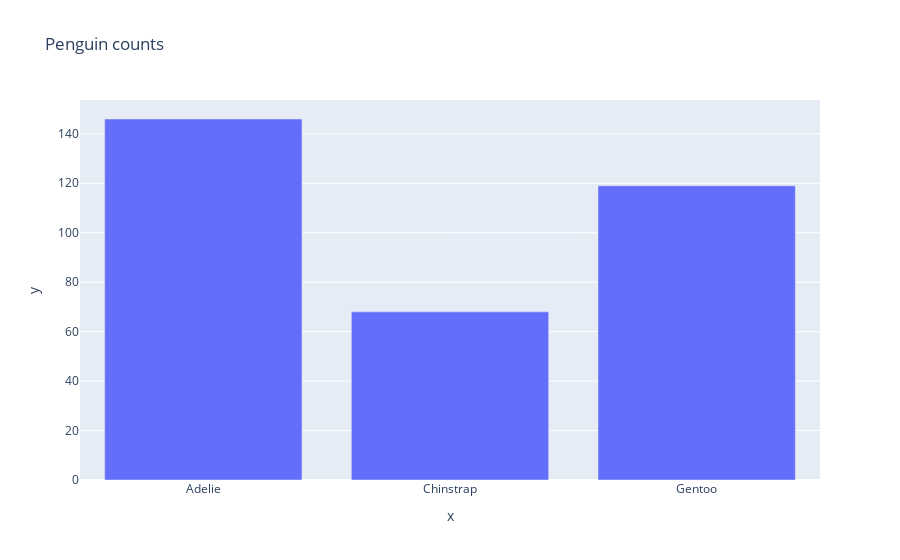

Notebook code cell kept with this figure:
### Code cell
fpx.show()

### Figure 1 — Plotly figure (JSON) as saved in the notebook; plotly's stock layout.template omitted (floating-point values rounded to 4 significant figures)
{"data": [{"alignmentgroup": "True", "hovertemplate": "x=%{x}<br>y=%{y}<extra></extra>", "legendgroup": "", "marker": {"color": "#636efa", "pattern": {"shape": ""}}, "name": "", "offsetgroup": "", "orientation": "v", "showlegend": false, "textposition": "auto", "type": "bar", "x": ["Adelie", "Chinstrap", "Gentoo"], "xaxis": "x", "y": [146, 68, 119], "yaxis": "y"}], "layout": {"barmode": "relative", "legend": {"tracegroupgap": 0}, "title": {"text": "Penguin counts"}, "xaxis": {"anchor": "y", "domain": [0, 1], "title": {"text": "x"}}, "yaxis": {"anchor": "x", "domain": [0, 1], "title": {"text": "y"}}}}
